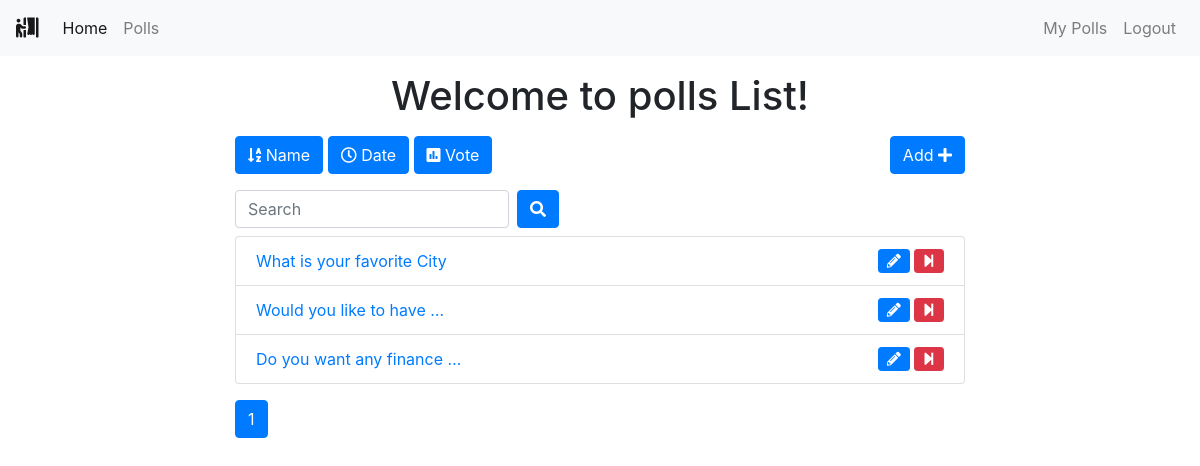
The app's page /polls/list/ (signed in) with its own data.
### polls/models.py (models this page shows, shortened)
class Poll(models.Model):
    owner = models.ForeignKey(User, on_delete=models.CASCADE)
    text = models.TextField()
    pub_date = models.DateTimeField(default=timezone.now)
    active = models.BooleanField(default=True)

### polls/views.py (the view)
# urls.py: path('list/', views.polls_list, name='list'),
@login_required()
def polls_list(request):
    all_polls = Poll.objects.all()
    search_term = ''
    if 'name' in request.GET:
        all_polls = all_polls.order_by('text')
    if 'date' in request.GET:
        all_polls = all_polls.order_by('pub_date')
    if 'vote' in request.GET:
        all_polls = all_polls.annotate(Count('vote')).order_by('vote__count')
    if 'search' in request.GET:
        search_term = request.GET['search']
        all_polls = all_polls.filter(text__icontains=search_term)
    paginator = Paginator(all_polls, 6)  # Show 6 contacts per page
    page = request.GET.get('page')
    polls = paginator.get_page(page)
    get_dict_copy = request.GET.copy()
    params = get_dict_copy.pop('page', True) and get_dict_copy.urlencode()
    print(params)
    context = {
        'polls': polls,
        'params': params,
        'search_term': search_term,
    }
    return render(request, 'polls/polls_list.html', context)

### polls/templates/polls/polls_list.html (shortened to what this page needs)
{% extends 'base.html' %}
{% block content %}
<div class="container">
    <div class="row">
        <div class="col-md-8 offset-sm-2">
            <h1 class="text-center mt-3 mb-3">Welcome to polls List!</h1>
            <a class="btn btn-{% if 'name' in request.GET %}warning{% else %}primary{% endif %} mb-3" href="?name=True"
                role="button"><i class="fas fa-sort-alpha-down"></i>
                Name</a>
            <a class="btn btn-{% if 'date' in request.GET %}warning{% else %}primary{% endif %} mb-3" href="?date=True"
                role="button"><i class="far fa-clock"></i> Date</a>
            <a class="btn btn-{% if 'vote' in request.GET %}warning{% else %}primary{% endif %} mb-3" href="?vote=True"
                role="button"><i class="fas fa-poll"></i> Vote</a>
            <a class="btn btn-primary mb-3 float-right" href="{% url 'polls:add' %}" role="button">Add <i class="fas fa-plus"></i></a>
            <form class="form-inline">
                <div class="form-group mr-sm-2 mb-2">
                    <input type="search" class="form-control" name="search" placeholder="Search" value={{ search_term }}>
                </div>
                <button type="submit" class="btn btn-primary mb-2"><i class="fas fa-search"></i></button>
            </form>
            <ul class="list-group">
                {% for poll in polls %}
                <li class="list-group-item"><a href="{% url 'polls:detail' poll.id %}">{{ poll.text|truncatewords:5 }}
                    </a>
                    {% if request.user == poll.owner %}
                    {% if poll.active %}
                    <a href="{% url 'polls:end_poll' poll.id %}" data-toggle="tooltip" data-placement="top" title="End Poll"
                        onclick="return confirm('Are you sure ?')"><i class="fas fa-step-forward float-right btn btn-danger btn-sm"></i></a>
                    {% endif %}
                    <a href="{% url 'polls:edit' poll.id %}" class="mr-3" data-toggle="tooltip" data-placement="top"
                        title="Edit Poll"><i class="fas fa-pencil-alt float-right btn btn-primary btn-sm mr-1"></i></a>
                    {% endif %}
                </li>
                {% endfor %}
            </ul>
            <nav class="mt-3">
                <ul class="pagination">
                    <li class="page-item active"><a class="page-link" href="">{{ polls.number }}</a></li>
                </ul>
            </nav>
        </div>
    </div>
</div>
{% endblock content %}

### records on screen
Poll: text "What is your favorite City", active True (drawn)
Poll: text "Would you like to have …", active True (drawn)
Poll: text "Do you want any finance …", active True (drawn)

### other values on screen
{{ polls.number }} "1"
